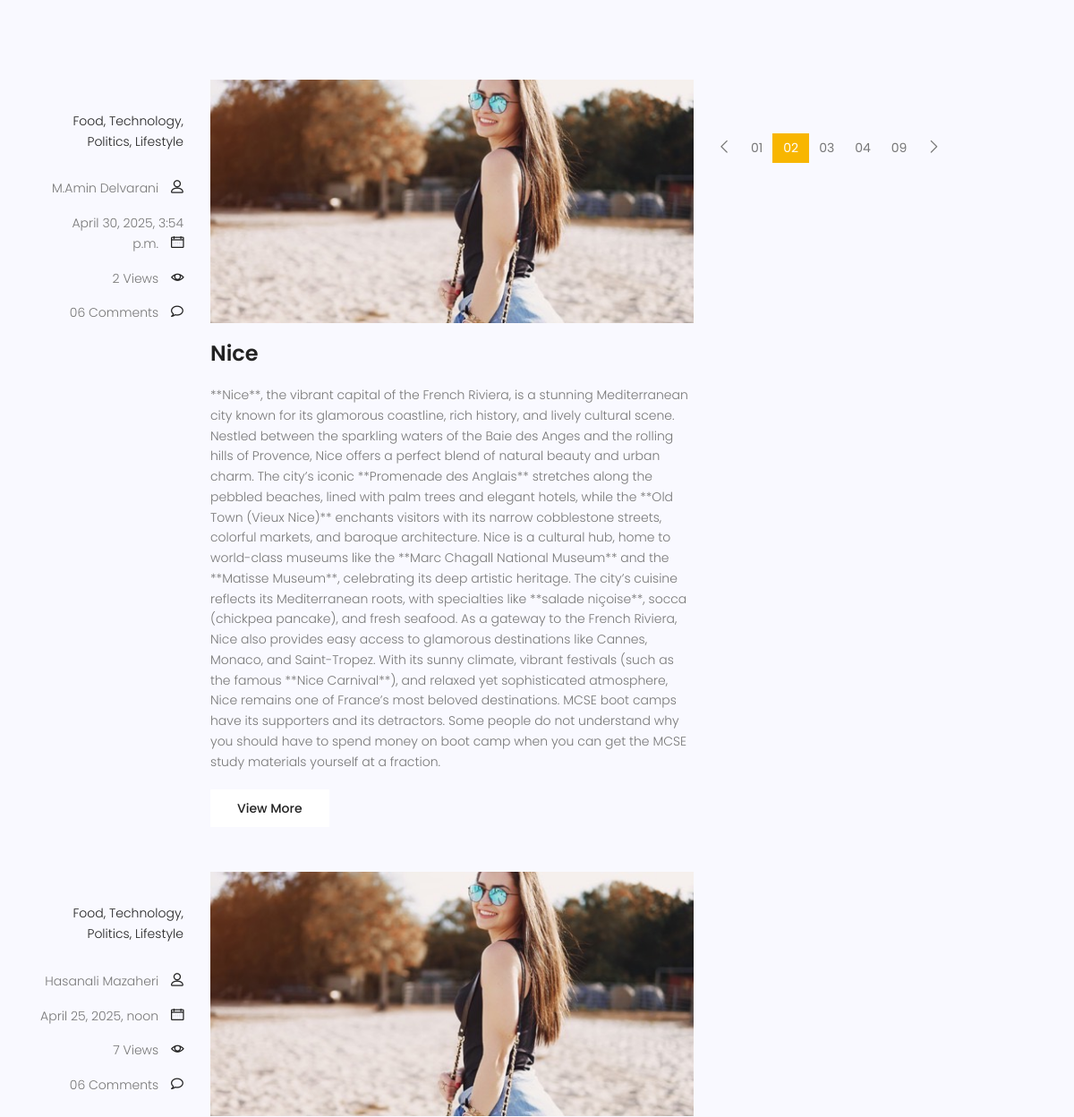
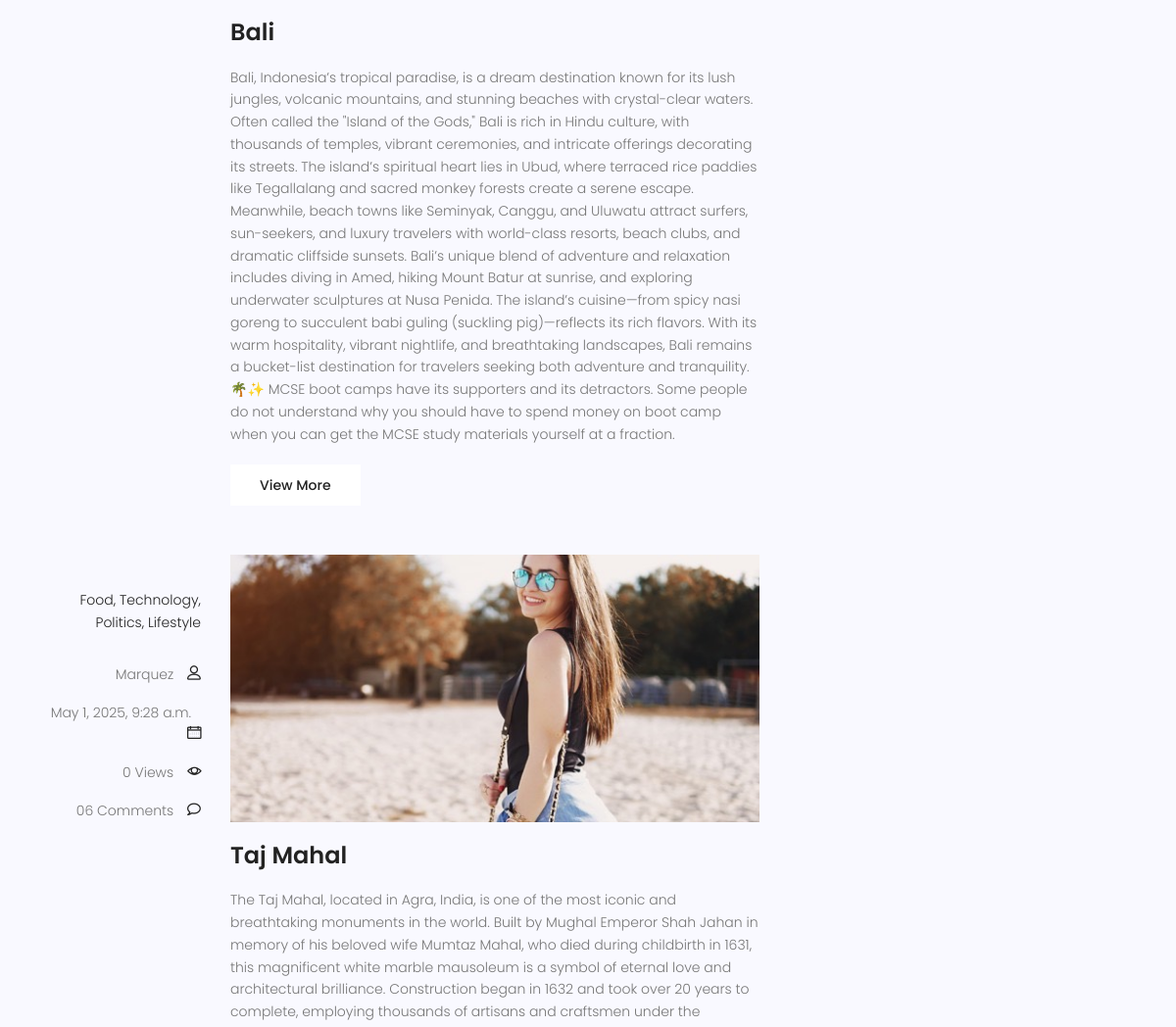
/blog/ (middle part), run on an earlier commit of the app's database (2 pictures, top to bottom).
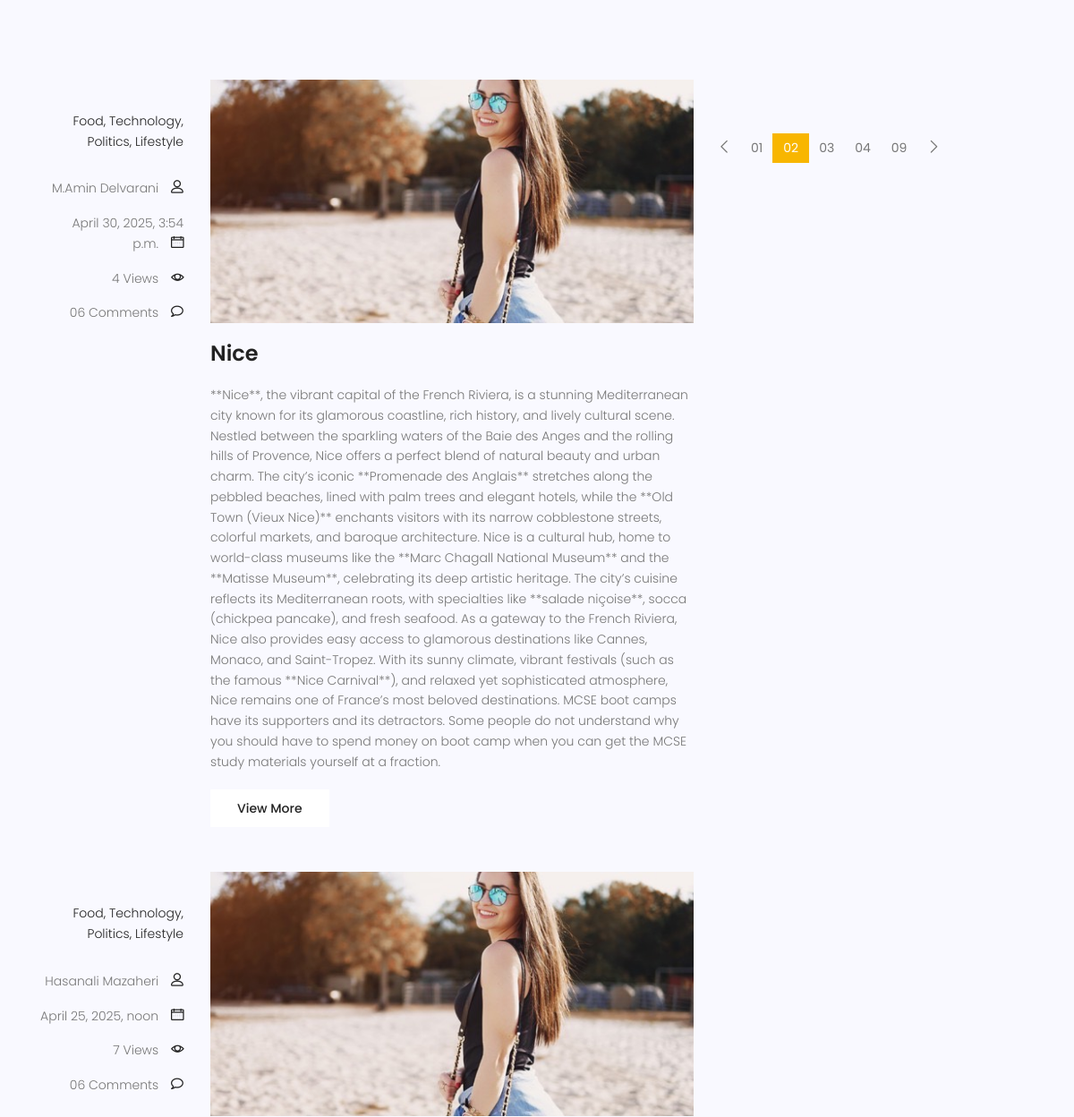
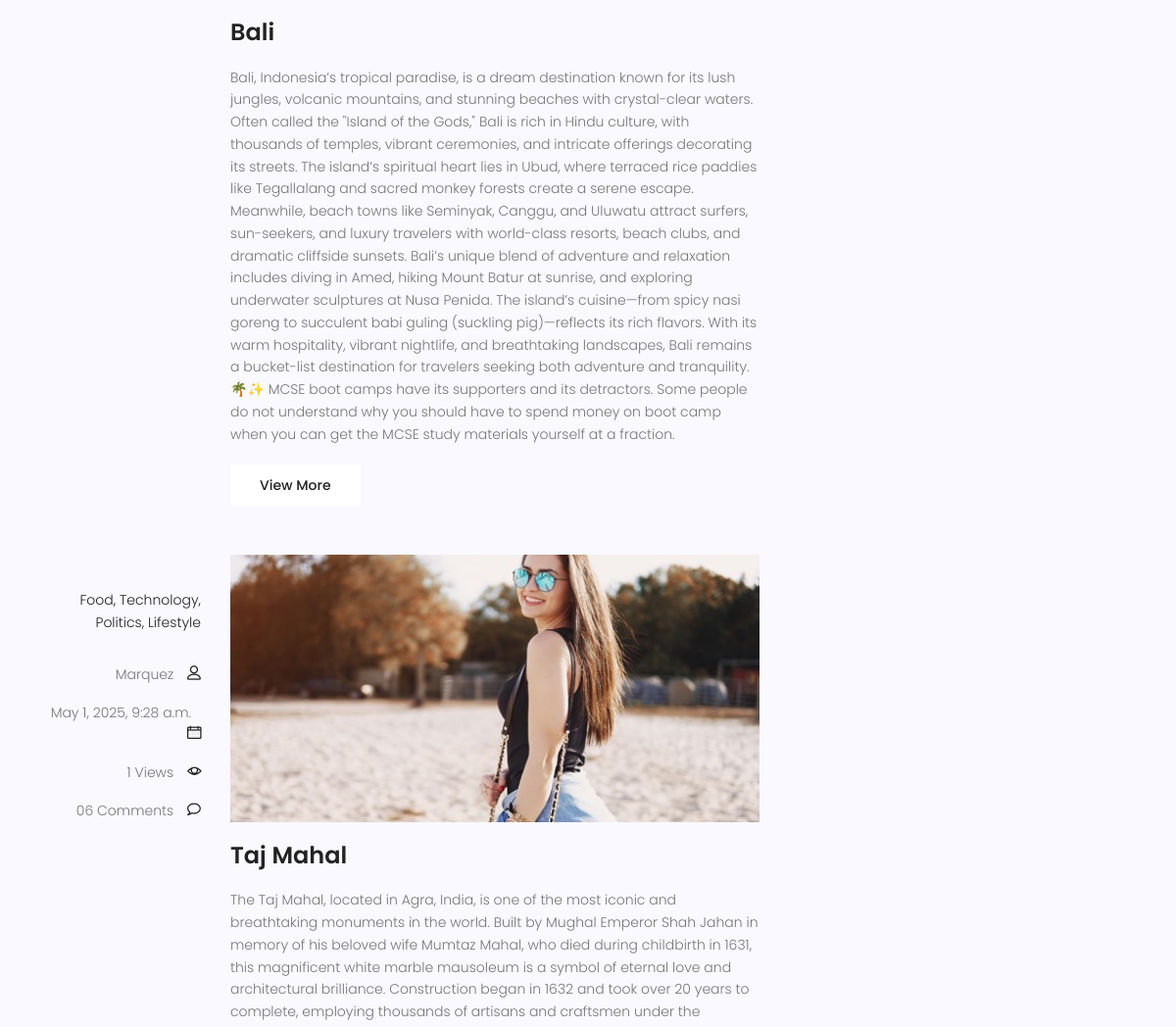
And on a later commit of the database (2 pictures, top to bottom).
### blog/models.py (models this page shows, shortened)
class Post(models.Model):
    title = models.CharField(max_length=200)
    author = models.CharField(max_length=200,default='unknown')
    content = models.TextField()
    date_posted = models.DateTimeField(default=timezone.now)
    date_published = models.DateTimeField(default=timezone.now)
    published = models.BooleanField(default=False)
    counted_view = models.IntegerField(default=0)

### blog/views.py (the view)
# urls.py: path('', blog_view, name='index'),
def blog_view(request):
        posts = Post.objects.filter(date_published__lte=timezone.now())
        content = {'posts':posts}
        return render(request,'blog/blog-home.html',content)

### templates/blog/blog-home.html (shortened to what this page needs)
{% extends 'base.html' %} {% load static %} {% block content %}
<section class="top-category-widget-area pt-90 pb-90">
</section>
<section class="post-content-area">
  <div class="container">
    <div class="row">
      <div class="col-lg-8 posts-list">
    {% for post in posts %}
    <div class="single-post row">
      <div class="col-lg-3 col-md-3 meta-details">
        <ul class="tags">
          <li><a href="#">Food,</a></li>
          <li><a href="#">Technology,</a></li>
          <li><a href="#">Politics,</a></li>
          <li><a href="#">Lifestyle</a></li>
        </ul>
        <div class="user-details row">
          <p class="user-name col-lg-12 col-md-12 col-6">
            <a href="#">{{ post.author }}</a> <span class="lnr lnr-user"></span>
          </p>
          <p class="date col-lg-12 col-md-12 col-6">
            <a href="#">{{ post.date_posted }}</a>
            <span class="lnr lnr-calendar-full"></span>
          </p>
          <p class="view col-lg-12 col-md-12 col-6">
            <a href="#">{{ post.counted_view}} Views</a> <span class="lnr lnr-eye"></span>
          </p>
          <p class="comments col-lg-12 col-md-12 col-6">
            <a href="#">06 Comments</a> <span class="lnr lnr-bubble"></span>
          </p>
        </div>
      </div>
      <div class="col-lg-9 col-md-9">
        <div class="feature-img">
          <img class="img-fluid" src="img/blog/feature-img4.jpg" alt="" />
        </div>
        <a class="posts-title" href="{% url 'blog:single'  post.id  %}"
          ><h3>{{ post.title }}</h3></a
        >
        <p class="excert">
          {{ post.content }} MCSE boot camps have its supporters and its
          detractors. Some people do not understand why you should have to spend
          money on boot camp when you can get the MCSE study materials yourself
          at a fraction.
        </p>
        <a href="{% url 'blog:single' post.id %}" class="primary-btn"
          >View More</a
        >
      </div>
    </div>
    {% endfor %}
        </div>
        <nav class="blog-pagination justify-content-center d-flex">
          <ul class="pagination">
            <li class="page-item">
              <a href="#" class="page-link" aria-label="Previous">
                <span aria-hidden="true">
                  <span class="lnr lnr-chevron-left"></span>
                </span>
              </a>
            </li>
            <li class="page-item"><a href="#" class="page-link">01</a></li>
            <li class="page-item active">
              <a href="#" class="page-link">02</a>
            </li>
            <li class="page-item"><a href="#" class="page-link">03</a></li>
            <li class="page-item"><a href="#" class="page-link">04</a></li>
            <li class="page-item"><a href="#" class="page-link">09</a></li>
            <li class="page-item">
              <a href="#" class="page-link" aria-label="Next">
                <span aria-hidden="true">
                  <span class="lnr lnr-chevron-right"></span>
                </span>
              </a>
            </li>
          </ul>
        </nav>
      </div>
    </div>
</section>
{% endblock %}

### templates/base.html (shortened to what this page needs)
{% load static %}
<!DOCTYPE html>
<html lang="zxx" class="no-js">
  <head>
    <link rel="stylesheet" href="{% static 'css/linearicons.css' %}" />
    <link rel="stylesheet" href="{% static 'css/font-awesome.min.css' %}" />
    <link rel="stylesheet" href="{% static 'css/bootstrap.css' %}" />
    <link rel="stylesheet" href="{% static 'css/magnific-popup.css' %}" />
    <link rel="stylesheet" href="{% static 'css/jquery-ui.css' %}" />
    <link rel="stylesheet" href="{% static 'css/nice-select.css' %}" />
    <link rel="stylesheet" href="{% static 'css/animate.min.css' %}" />
    <link rel="stylesheet" href="{% static 'css/owl.carousel.css' %}" />
    <link rel="stylesheet" href="{% static 'css/main.css' %}" />
  </head>
  <body>
    {% block content %} {% endblock %}
  </body>
</html>

### statics/css/main.css (style rules this page uses)
body { color: #777777; font-family: "Poppins", sans-serif; font-size: 14px; font-weight: 300; line-height: 1.625em; position: relative; }
ol, ul { margin: 0; padding: 0; list-style: none; }
a { -webkit-transition: all 0.3s ease 0s; -moz-transition: all 0.3s ease 0s; -o-transition: all 0.3s ease 0s; transition: all 0.3s ease 0s; }
a, a:focus, a:hover { text-decoration: none; outline: 0; }
h1, h2, h3, h4, h5, h6 { font-family: "Poppins", sans-serif; color: #222222; line-height: 1.2em !important; margin-bottom: 0; margin-top: 0; font-weight: 600; }
h3, .h3 { font-size: 24px; }
.pt-90 { padding-top: 90px; }
.pb-90 { padding-bottom: 90px; }
h3 { font-size: 24px; }
h1, h2, h3, h4, h5, h6 { line-height: 1.5em; }
.primary-btn { background: #f8b600; line-height: 42px; padding-left: 30px; padding-right: 30px; border: none; color: #fff; display: inline-block; font-size: 14px; font-weight: 500; position: relative; -webkit-transition: all 0.3s ease 0s; -moz-transition: all 0.3s ease 0s; -o-transition: all 0.3s ease 0s; transition: all 0.3s ease 0s; cursor: pointer; position: relative; }
.top-category-widget-area { background-color: #f9f9ff; }
.post-content-area { background-color: #f9f9ff; }
.post-content-area .single-post { margin-bottom: 50px; }
.post-content-area .single-post .meta-details { text-align: right; margin-top: 35px; }
.post-content-area .single-post .meta-details .tags { margin-bottom: 30px; }
.post-content-area .single-post .meta-details .tags li { display: inline-block; font-size: 14px; }
.post-content-area .single-post .meta-details .tags li a { color: #222; -webkit-transition: all 0.3s ease 0s; -moz-transition: all 0.3s ease 0s; -o-transition: all 0.3s ease 0s; transition: all 0.3s ease 0s; }
.post-content-area .single-post .user-name a, .post-content-area .single-post .date a, .post-content-area .single-post .view a, .post-content-area .single-post .comments a { color: #777777; margin-right: 10px; -webkit-transition: all 0.3s ease 0s; -moz-transition: all 0.3s ease 0s; -o-transition: all 0.3s ease 0s; transition: all 0.3s ease 0s; }
.post-content-area .single-post .user-name .lnr, .post-content-area .single-post .date .lnr, .post-content-area .single-post .view .lnr, .post-content-area .single-post .comments .lnr { font-weight: 900; color: #222; }
.post-content-area .single-post .feature-img img { width: 100%; }
.post-content-area .single-post .posts-title h3 { margin: 20px 0px; }
.post-content-area .single-post .excert { margin-bottom: 20px; }
.post-content-area .single-post .primary-btn { background: #fff !important; color: #222 !important; -webkit-transition: all 0.3s ease 0s; -moz-transition: all 0.3s ease 0s; -o-transition: all 0.3s ease 0s; transition: all 0.3s ease 0s; border-radius: 0px !important; }
.posts-list .posts-title h3 { -webkit-transition: all 0.3s ease 0s; -moz-transition: all 0.3s ease 0s; -o-transition: all 0.3s ease 0s; transition: all 0.3s ease 0s; }
.blog-pagination { padding-top: 60px; padding-bottom: 120px; }
.blog-pagination .page-link { border-radius: 0; }
.blog-pagination .page-item { border: none; }
.page-link { background: transparent; font-weight: 400; }
.blog-pagination .page-item.active .page-link { background-color: #f8b600; border-color: transparent; color: #fff; }
.blog-pagination .page-link { position: relative; display: block; padding: 0.5rem 0.75rem; margin-left: -1px; line-height: 1.25; color: #777777; border: none; }
.blog-pagination .page-link .lnr { font-weight: 600; }
.blog-pagination .page-item:last-child .page-link, .blog-pagination .page-item:first-child .page-link { border-radius: 0; }

What changed in the data, as far as the page shows it:
changed Post "Nice": counted_view "2" → "4"
changed Post "Taj Mahal": counted_view "0" → "1"
